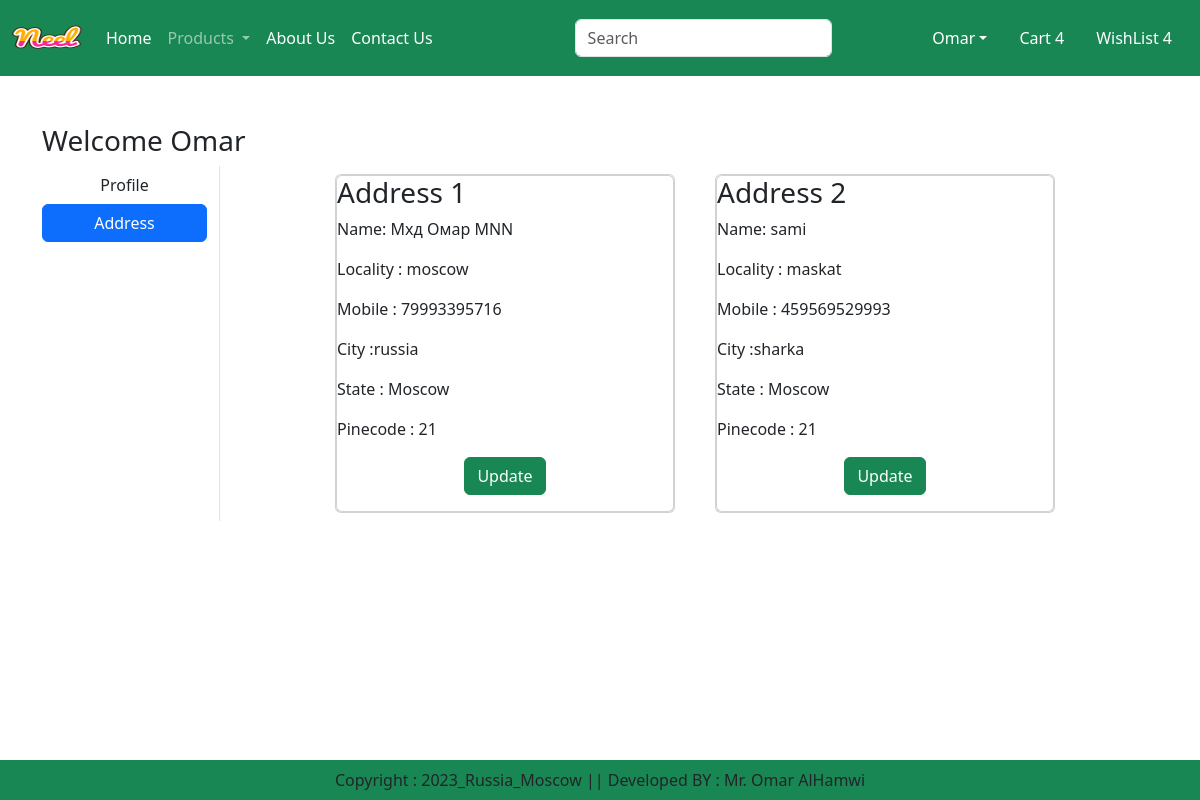
The page /address/ (signed in) on the database its author committed.
### cards/models.py (models this page shows, shortened)
class Customer(models.Model):
    user=models.ForeignKey(User,on_delete=models.CASCADE)
    name=models.CharField(max_length=200)
    locality=models.CharField(max_length=200)
    city=models.CharField(max_length=50)
    mobile=models.IntegerField(default=0)
    zipcode=models.IntegerField()
    state=models.CharField(choices=STATE_CHOICES,max_length=100)

### cards/views.py (the view)
# urls.py: path("address/",views.address, name="address"),
def address(request):
    add=Customer.objects.filter(user=request.user)
    return render(request,'cards/address.html',locals() )

### cards/templates/cards/address.html (shortened to what this page needs)
{% extends "cards/base.html" %}
{% load static %}
{% block main-content%}
<div class="container my-5">
    <div class="row">
        <h3>Welcome <span class="text-capitalize">{{request.user}}</span></h3>
        <div class="col-sm-2 border-end">
            <ul  class="list-unstyled">
                <li class="d-grid"><a href="{% url 'profile'%}" class="btn  ">Profile</a></li>
                <li class="d-grid"><a href="{% url 'address' %}" class="btn btn-primary ">Address</Address></a></li>
            </ul>
        </div>
        <div class="col-sm-8  offset-sm-1">
            <div    class="row">
                {%for ad in add %}
                <div class="col-sm-6">
                    <div class="card m-2">
                       <div class="card body">
                        <h3>Address {{forloop.counter}}</h3>
                        <p>Name: {{ad.name}}</p>
                        <p>Locality : {{ad.locality}}</p>
                        <p>Mobile : {{ad.mobile}}</p>
                        <p>City :{{ad.city}}</p>
                        <p>State : {{ad.state}}</p>
                        <p>Pinecode : {{ad.zipcode}}</p>
                        <p class="text-center"><a href="{% url 'updateAddress' pk=ad.id%}"  type="button" class="btn btn-success">Update</a></p>
                       </div>
                    </div>
                </div>
                {%endfor%}
            </div>
        </div>
{%endblock main-content%}

### rows shown on the page
Customer: name "Мхд Омар MNN", locality "moscow", mobile "79993395716", city "russia", state "Moscow", zipcode "21"
Customer: name "sami", locality "maskat", mobile "459569529993", city "sharka", state "Moscow", zipcode "21"

### other values the page prints
{{ request.user }} "Omar"
